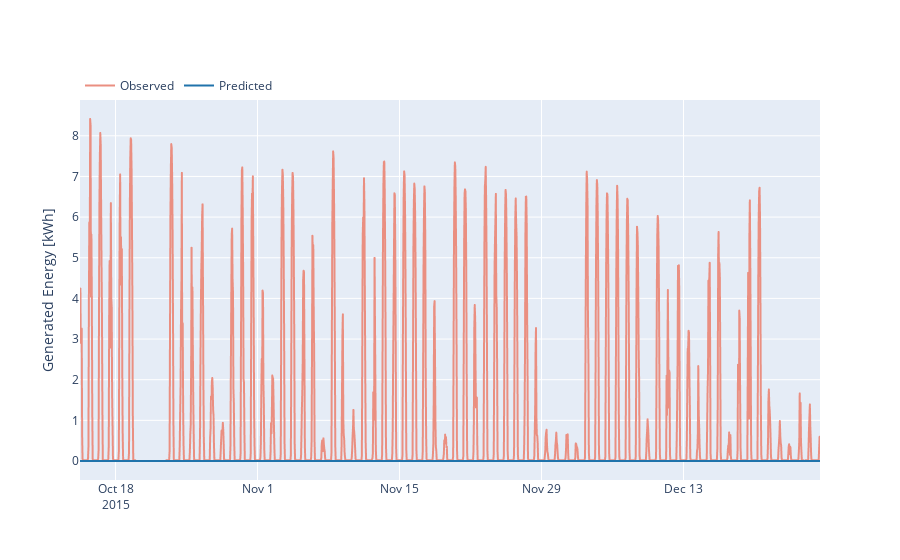

Notebook code cell kept with this figure:
### Code cell
fig = go.Figure(go.Scattergl(
    x=train_df[september_start:].index,
    y=train_df['Generated Energy'][september_start:],
    name="Training Data",
    line=dict(color='rgb(84, 84, 84)')
))

fig.add_trace(go.Scattergl(
    x=validation_df.index,
    y=validation_df['Generated Energy'],
    name="Observed",
    line=dict(color='rgb(234,143,129)')
))

fig.add_trace(go.Scattergl(
    x=forecast_first_sarima_val.index,
    y=forecast_first_sarima_val['Prediction'],
    name="Predicted",
    line=dict(color='rgb(32,115,171)')
))

fig.update_yaxes(title="Generated Energy [kWh]")
fig.update_layout(template="plotly",
                legend=dict(orientation="h",
                yanchor="bottom",
                y=1,
                xanchor="left",
                x=0))

fig.write_html("NEW_ARIMA_FIGS/first_sarima_production.html")
fig.show()

### Figure 1 — Plotly figure (JSON) as saved in the notebook; plotly's stock layout.template omitted (floating-point values rounded to 4 significant figures; data arrays with more than 128 entries replaced by an {"elided": "..."} marker saying what was removed)
{"data": [{"line": {"color": "rgb(84, 84, 84)"}, "name": "Training Data", "x": [], "y": [], "type": "scattergl"}, {"line": {"color": "rgb(234,143,129)"}, "name": "Observed", "x": {"elided": "1752 str values"}, "y": {"elided": "1752 float values"}, "type": "scattergl"}, {"line": {"color": "rgb(32,115,171)"}, "name": "Predicted", "x": {"elided": "1752 str values"}, "y": {"elided": "1752 float values"}, "type": "scattergl"}], "layout": {"yaxis": {"title": {"text": "Generated Energy [kWh]"}}, "legend": {"orientation": "h", "yanchor": "bottom", "y": 1, "xanchor": "left", "x": 0}}}
